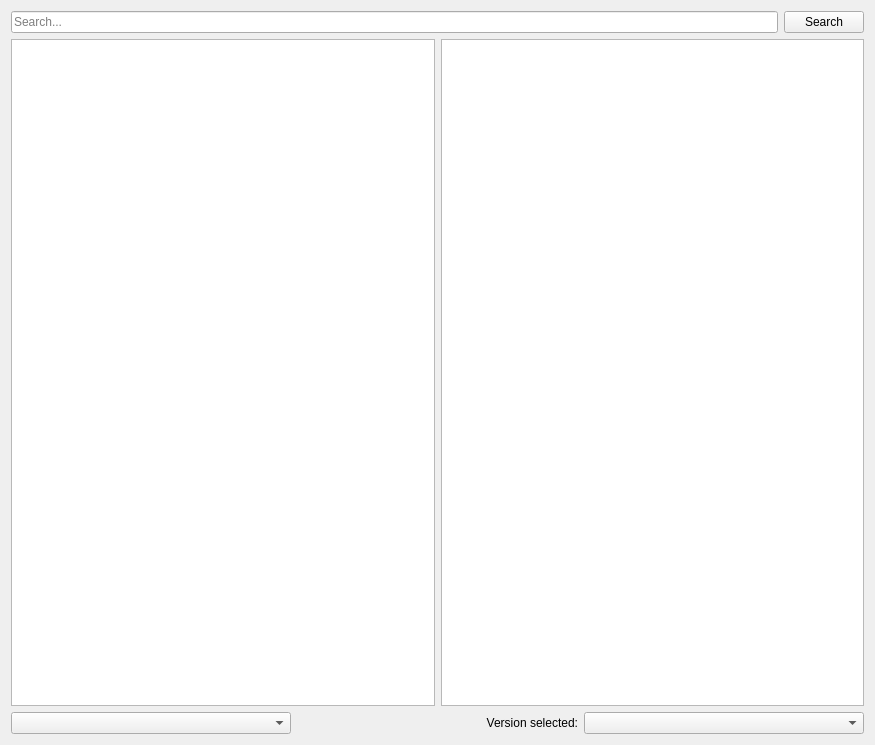
<?xml version="1.0" encoding="UTF-8"?>
<ui version="4.0">
 <class>CursePage</class>
 <widget class="QWidget" name="CursePage">
  <property name="geometry">
   <rect>
    <x>0</x>
    <y>0</y>
    <width>875</width>
    <height>745</height>
   </rect>
  </property>
  <layout class="QGridLayout" name="gridLayout">
   <item row="0" column="0">
    <widget class="QLineEdit" name="searchEdit">
     <property name="placeholderText">
      <string>Search...</string>
     </property>
     <property name="clearButtonEnabled">
      <bool>true</bool>
     </property>
    </widget>
   </item>
   <item row="0" column="1">
    <widget class="QPushButton" name="searchButton">
     <property name="text">
      <string>Search</string>
     </property>
    </widget>
   </item>
   <item row="1" column="0" colspan="2">
    <layout class="QGridLayout" name="gridLayout_3">
     <item row="0" column="0">
      <widget class="QTreeView" name="packView">
       <property name="alternatingRowColors">
        <bool>true</bool>
       </property>
       <property name="iconSize">
        <size>
         <width>48</width>
         <height>48</height>
        </size>
       </property>
      </widget>
     </item>
     <item row="0" column="1">
      <widget class="QTextBrowser" name="packDescription">
       <property name="openExternalLinks">
        <bool>true</bool>
       </property>
       <property name="openLinks">
        <bool>true</bool>
       </property>
      </widget>
     </item>
    </layout>
   </item>
   <item row="2" column="0" colspan="2">
    <layout class="QGridLayout" name="gridLayout_4" columnstretch="0,0,0" rowminimumheight="0" columnminimumwidth="0,0,0">
     <item row="0" column="2">
      <widget class="QComboBox" name="versionSelectionBox"/>
     </item>
     <item row="0" column="1">
      <widget class="QLabel" name="label">
       <property name="text">
        <string>Version selected:</string>
       </property>
       <property name="alignment">
        <set>Qt::AlignRight|Qt::AlignTrailing|Qt::AlignVCenter</set>
       </property>
      </widget>
     </item>
     <item row="0" column="0">
      <widget class="QComboBox" name="sortByBox"/>
     </item>
    </layout>
   </item>
  </layout>
 </widget>
 <tabstops>
  <tabstop>searchEdit</tabstop>
  <tabstop>versionSelectionBox</tabstop>
 </tabstops>
 <resources/>
 <connections/>
</ui>
